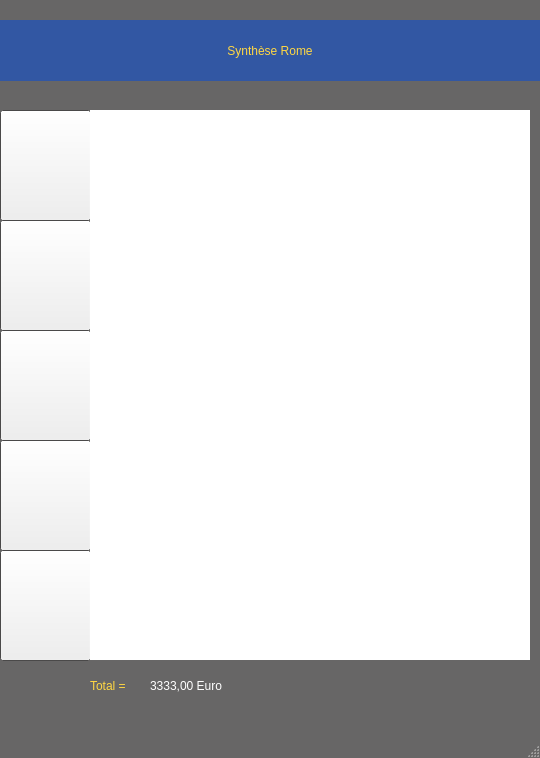
<?xml version="1.0" encoding="UTF-8"?>
<ui version="4.0">
 <class>SynthesisWindow</class>
 <widget class="QMainWindow" name="SynthesisWindow">
  <property name="geometry">
   <rect>
    <x>0</x>
    <y>0</y>
    <width>540</width>
    <height>758</height>
   </rect>
  </property>
  <property name="palette">
   <palette>
    <active>
     <colorrole role="Base">
      <brush brushstyle="SolidPattern">
       <color alpha="255">
        <red>255</red>
        <green>255</green>
        <blue>255</blue>
       </color>
      </brush>
     </colorrole>
     <colorrole role="Window">
      <brush brushstyle="SolidPattern">
       <color alpha="255">
        <red>103</red>
        <green>102</green>
        <blue>102</blue>
       </color>
      </brush>
     </colorrole>
    </active>
    <inactive>
     <colorrole role="Base">
      <brush brushstyle="SolidPattern">
       <color alpha="255">
        <red>255</red>
        <green>255</green>
        <blue>255</blue>
       </color>
      </brush>
     </colorrole>
     <colorrole role="Window">
      <brush brushstyle="SolidPattern">
       <color alpha="255">
        <red>103</red>
        <green>102</green>
        <blue>102</blue>
       </color>
      </brush>
     </colorrole>
    </inactive>
    <disabled>
     <colorrole role="Base">
      <brush brushstyle="SolidPattern">
       <color alpha="255">
        <red>103</red>
        <green>102</green>
        <blue>102</blue>
       </color>
      </brush>
     </colorrole>
     <colorrole role="Window">
      <brush brushstyle="SolidPattern">
       <color alpha="255">
        <red>103</red>
        <green>102</green>
        <blue>102</blue>
       </color>
      </brush>
     </colorrole>
    </disabled>
   </palette>
  </property>
  <property name="windowTitle">
   <string>MainWindow</string>
  </property>
  <widget class="QWidget" name="centralWidget">
   <widget class="QPushButton" name="generalButton">
    <property name="geometry">
     <rect>
      <x>0</x>
      <y>110</y>
      <width>91</width>
      <height>111</height>
     </rect>
    </property>
    <property name="text">
     <string/>
    </property>
   </widget>
   <widget class="QLabel" name="travelTitle">
    <property name="geometry">
     <rect>
      <x>0</x>
      <y>20</y>
      <width>540</width>
      <height>61</height>
     </rect>
    </property>
    <property name="minimumSize">
     <size>
      <width>540</width>
      <height>0</height>
     </size>
    </property>
    <property name="maximumSize">
     <size>
      <width>540</width>
      <height>16777215</height>
     </size>
    </property>
    <property name="palette">
     <palette>
      <active>
       <colorrole role="WindowText">
        <brush brushstyle="SolidPattern">
         <color alpha="255">
          <red>255</red>
          <green>215</green>
          <blue>67</blue>
         </color>
        </brush>
       </colorrole>
       <colorrole role="Base">
        <brush brushstyle="SolidPattern">
         <color alpha="255">
          <red>255</red>
          <green>255</green>
          <blue>255</blue>
         </color>
        </brush>
       </colorrole>
       <colorrole role="Window">
        <brush brushstyle="SolidPattern">
         <color alpha="255">
          <red>50</red>
          <green>87</green>
          <blue>163</blue>
         </color>
        </brush>
       </colorrole>
      </active>
      <inactive>
       <colorrole role="WindowText">
        <brush brushstyle="SolidPattern">
         <color alpha="255">
          <red>255</red>
          <green>215</green>
          <blue>67</blue>
         </color>
        </brush>
       </colorrole>
       <colorrole role="Base">
        <brush brushstyle="SolidPattern">
         <color alpha="255">
          <red>255</red>
          <green>255</green>
          <blue>255</blue>
         </color>
        </brush>
       </colorrole>
       <colorrole role="Window">
        <brush brushstyle="SolidPattern">
         <color alpha="255">
          <red>50</red>
          <green>87</green>
          <blue>163</blue>
         </color>
        </brush>
       </colorrole>
      </inactive>
      <disabled>
       <colorrole role="WindowText">
        <brush brushstyle="SolidPattern">
         <color alpha="255">
          <red>159</red>
          <green>158</green>
          <blue>158</blue>
         </color>
        </brush>
       </colorrole>
       <colorrole role="Base">
        <brush brushstyle="SolidPattern">
         <color alpha="255">
          <red>50</red>
          <green>87</green>
          <blue>163</blue>
         </color>
        </brush>
       </colorrole>
       <colorrole role="Window">
        <brush brushstyle="SolidPattern">
         <color alpha="255">
          <red>50</red>
          <green>87</green>
          <blue>163</blue>
         </color>
        </brush>
       </colorrole>
      </disabled>
     </palette>
    </property>
    <property name="autoFillBackground">
     <bool>true</bool>
    </property>
    <property name="text">
     <string>Synthèse Rome</string>
    </property>
    <property name="alignment">
     <set>Qt::AlignCenter</set>
    </property>
   </widget>
   <widget class="QPushButton" name="transportButton">
    <property name="geometry">
     <rect>
      <x>0</x>
      <y>220</y>
      <width>91</width>
      <height>111</height>
     </rect>
    </property>
    <property name="text">
     <string/>
    </property>
   </widget>
   <widget class="QPushButton" name="housingButton">
    <property name="geometry">
     <rect>
      <x>0</x>
      <y>330</y>
      <width>91</width>
      <height>111</height>
     </rect>
    </property>
    <property name="text">
     <string/>
    </property>
   </widget>
   <widget class="QPushButton" name="restaurantButton">
    <property name="geometry">
     <rect>
      <x>0</x>
      <y>440</y>
      <width>91</width>
      <height>111</height>
     </rect>
    </property>
    <property name="text">
     <string/>
    </property>
   </widget>
   <widget class="QPushButton" name="othersButton">
    <property name="geometry">
     <rect>
      <x>0</x>
      <y>550</y>
      <width>91</width>
      <height>111</height>
     </rect>
    </property>
    <property name="text">
     <string/>
    </property>
   </widget>
   <widget class="QListWidget" name="activityList">
    <property name="geometry">
     <rect>
      <x>90</x>
      <y>110</y>
      <width>440</width>
      <height>550</height>
     </rect>
    </property>
    <property name="sizePolicy">
     <sizepolicy hsizetype="Expanding" vsizetype="Expanding">
      <horstretch>0</horstretch>
      <verstretch>0</verstretch>
     </sizepolicy>
    </property>
    <property name="minimumSize">
     <size>
      <width>440</width>
      <height>550</height>
     </size>
    </property>
    <property name="maximumSize">
     <size>
      <width>440</width>
      <height>550</height>
     </size>
    </property>
    <property name="frameShape">
     <enum>QFrame::NoFrame</enum>
    </property>
    <property name="verticalScrollBarPolicy">
     <enum>Qt::ScrollBarAsNeeded</enum>
    </property>
    <property name="horizontalScrollBarPolicy">
     <enum>Qt::ScrollBarAsNeeded</enum>
    </property>
    <property name="dragDropOverwriteMode">
     <bool>false</bool>
    </property>
    <property name="selectionMode">
     <enum>QAbstractItemView::NoSelection</enum>
    </property>
   </widget>
   <widget class="QLabel" name="totalLabel">
    <property name="geometry">
     <rect>
      <x>90</x>
      <y>670</y>
      <width>161</width>
      <height>31</height>
     </rect>
    </property>
    <property name="palette">
     <palette>
      <active>
       <colorrole role="WindowText">
        <brush brushstyle="SolidPattern">
         <color alpha="255">
          <red>255</red>
          <green>215</green>
          <blue>67</blue>
         </color>
        </brush>
       </colorrole>
       <colorrole role="Base">
        <brush brushstyle="SolidPattern">
         <color alpha="255">
          <red>255</red>
          <green>255</green>
          <blue>255</blue>
         </color>
        </brush>
       </colorrole>
       <colorrole role="Window">
        <brush brushstyle="SolidPattern">
         <color alpha="255">
          <red>50</red>
          <green>87</green>
          <blue>163</blue>
         </color>
        </brush>
       </colorrole>
      </active>
      <inactive>
       <colorrole role="WindowText">
        <brush brushstyle="SolidPattern">
         <color alpha="255">
          <red>255</red>
          <green>215</green>
          <blue>67</blue>
         </color>
        </brush>
       </colorrole>
       <colorrole role="Base">
        <brush brushstyle="SolidPattern">
         <color alpha="255">
          <red>255</red>
          <green>255</green>
          <blue>255</blue>
         </color>
        </brush>
       </colorrole>
       <colorrole role="Window">
        <brush brushstyle="SolidPattern">
         <color alpha="255">
          <red>50</red>
          <green>87</green>
          <blue>163</blue>
         </color>
        </brush>
       </colorrole>
      </inactive>
      <disabled>
       <colorrole role="WindowText">
        <brush brushstyle="SolidPattern">
         <color alpha="255">
          <red>159</red>
          <green>158</green>
          <blue>158</blue>
         </color>
        </brush>
       </colorrole>
       <colorrole role="Base">
        <brush brushstyle="SolidPattern">
         <color alpha="255">
          <red>50</red>
          <green>87</green>
          <blue>163</blue>
         </color>
        </brush>
       </colorrole>
       <colorrole role="Window">
        <brush brushstyle="SolidPattern">
         <color alpha="255">
          <red>50</red>
          <green>87</green>
          <blue>163</blue>
         </color>
        </brush>
       </colorrole>
      </disabled>
     </palette>
    </property>
    <property name="text">
     <string>Total = </string>
    </property>
   </widget>
   <widget class="QLabel" name="totalValueLabel">
    <property name="geometry">
     <rect>
      <x>150</x>
      <y>670</y>
      <width>371</width>
      <height>31</height>
     </rect>
    </property>
    <property name="palette">
     <palette>
      <active>
       <colorrole role="WindowText">
        <brush brushstyle="SolidPattern">
         <color alpha="255">
          <red>255</red>
          <green>255</green>
          <blue>255</blue>
         </color>
        </brush>
       </colorrole>
      </active>
      <inactive>
       <colorrole role="WindowText">
        <brush brushstyle="SolidPattern">
         <color alpha="255">
          <red>255</red>
          <green>255</green>
          <blue>255</blue>
         </color>
        </brush>
       </colorrole>
      </inactive>
      <disabled>
       <colorrole role="WindowText">
        <brush brushstyle="SolidPattern">
         <color alpha="255">
          <red>159</red>
          <green>158</green>
          <blue>158</blue>
         </color>
        </brush>
       </colorrole>
      </disabled>
     </palette>
    </property>
    <property name="text">
     <string>3333,00 Euro</string>
    </property>
   </widget>
  </widget>
  <widget class="QMenuBar" name="menuBar">
   <property name="geometry">
    <rect>
     <x>0</x>
     <y>0</y>
     <width>540</width>
     <height>25</height>
    </rect>
   </property>
  </widget>
  <widget class="QStatusBar" name="statusBar"/>
 </widget>
 <layoutdefault spacing="6" margin="11"/>
 <resources/>
 <connections/>
</ui>
